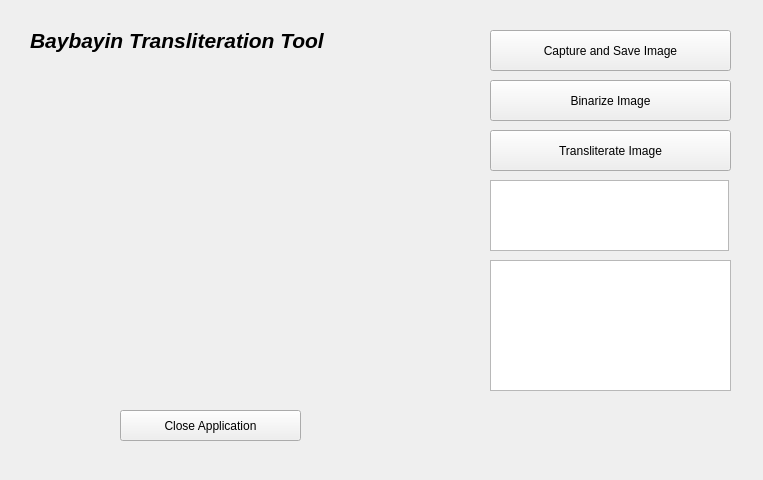
<?xml version="1.0" encoding="UTF-8"?>
<ui version="4.0">
 <class>Form</class>
 <widget class="QWidget" name="Form">
  <property name="geometry">
   <rect>
    <x>0</x>
    <y>0</y>
    <width>763</width>
    <height>480</height>
   </rect>
  </property>
  <property name="windowTitle">
   <string>Form</string>
  </property>
  <widget class="QPushButton" name="transliterateImageButton">
   <property name="geometry">
    <rect>
     <x>490</x>
     <y>130</y>
     <width>241</width>
     <height>41</height>
    </rect>
   </property>
   <property name="text">
    <string>Transliterate Image</string>
   </property>
  </widget>
  <widget class="QLabel" name="title">
   <property name="geometry">
    <rect>
     <x>30</x>
     <y>0</y>
     <width>351</width>
     <height>81</height>
    </rect>
   </property>
   <property name="font">
    <font>
     <family>Arial</family>
     <pointsize>16</pointsize>
     <weight>75</weight>
     <italic>true</italic>
     <bold>true</bold>
    </font>
   </property>
   <property name="text">
    <string>Baybayin Transliteration Tool</string>
   </property>
  </widget>
  <widget class="QPushButton" name="captureImageButton">
   <property name="geometry">
    <rect>
     <x>490</x>
     <y>30</y>
     <width>241</width>
     <height>41</height>
    </rect>
   </property>
   <property name="text">
    <string>Capture and Save Image</string>
   </property>
  </widget>
  <widget class="QPushButton" name="startStopCameraButton">
   <property name="geometry">
    <rect>
     <x>120</x>
     <y>410</y>
     <width>181</width>
     <height>31</height>
    </rect>
   </property>
   <property name="text">
    <string>Close Application</string>
   </property>
  </widget>
  <widget class="QWidget" name="verticalLayoutWidget">
   <property name="geometry">
    <rect>
     <x>30</x>
     <y>60</y>
     <width>431</width>
     <height>331</height>
    </rect>
   </property>
   <layout class="QVBoxLayout" name="cameraLayout">
    <item>
     <widget class="QLabel" name="cameraLabel">
      <property name="minimumSize">
       <size>
        <width>0</width>
        <height>0</height>
       </size>
      </property>
      <property name="maximumSize">
       <size>
        <width>640</width>
        <height>480</height>
       </size>
      </property>
      <property name="text">
       <string/>
      </property>
     </widget>
    </item>
   </layout>
  </widget>
  <widget class="QWidget" name="verticalLayoutWidget_4">
   <property name="geometry">
    <rect>
     <x>490</x>
     <y>260</y>
     <width>241</width>
     <height>131</height>
    </rect>
   </property>
   <layout class="QVBoxLayout" name="verticalLayout_4">
    <item>
     <widget class="QTextEdit" name="outputText"/>
    </item>
   </layout>
  </widget>
  <widget class="QTextEdit" name="ocrOutputBox">
   <property name="geometry">
    <rect>
     <x>490</x>
     <y>180</y>
     <width>239</width>
     <height>71</height>
    </rect>
   </property>
  </widget>
  <widget class="QPushButton" name="binarizeImageButton">
   <property name="geometry">
    <rect>
     <x>490</x>
     <y>80</y>
     <width>241</width>
     <height>41</height>
    </rect>
   </property>
   <property name="text">
    <string>Binarize Image</string>
   </property>
  </widget>
 </widget>
 <resources/>
 <connections/>
</ui>
